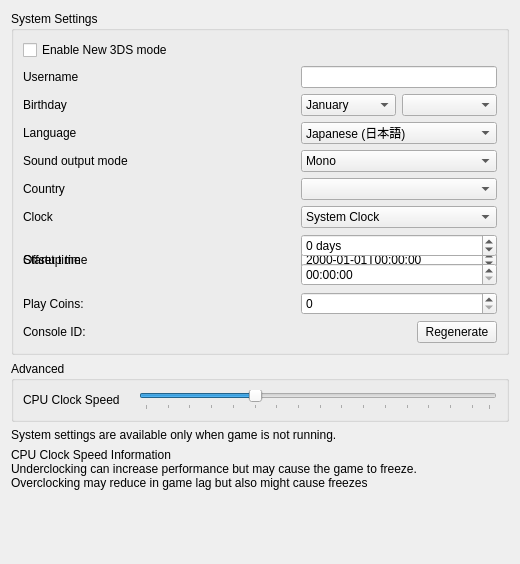
<?xml version="1.0" encoding="UTF-8"?>
<ui version="4.0">
 <class>ConfigureSystem</class>
 <widget class="QWidget" name="ConfigureSystem">
  <property name="geometry">
   <rect>
    <x>0</x>
    <y>0</y>
    <width>520</width>
    <height>564</height>
   </rect>
  </property>
  <property name="windowTitle">
   <string>Form</string>
  </property>
  <layout class="QHBoxLayout" name="horizontalLayout">
   <item>
    <layout class="QVBoxLayout" name="verticalLayout">
     <item>
      <widget class="QGroupBox" name="group_system_settings">
       <property name="title">
        <string>System Settings</string>
       </property>
       <layout class="QGridLayout" name="gridLayout">
        <item row="4" column="1">
         <widget class="QComboBox" name="combo_language">
          <property name="toolTip">
           <string>Note: this can be overridden when region setting is auto-select</string>
          </property>
          <item>
           <property name="text">
            <string>Japanese (日本語)</string>
           </property>
          </item>
          <item>
           <property name="text">
            <string>English</string>
           </property>
          </item>
          <item>
           <property name="text">
            <string>French (français)</string>
           </property>
          </item>
          <item>
           <property name="text">
            <string>German (Deutsch)</string>
           </property>
          </item>
          <item>
           <property name="text">
            <string>Italian (italiano)</string>
           </property>
          </item>
          <item>
           <property name="text">
            <string>Spanish (español)</string>
           </property>
          </item>
          <item>
           <property name="text">
            <string>Simplified Chinese (简体中文)</string>
           </property>
          </item>
          <item>
           <property name="text">
            <string>Korean (한국어)</string>
           </property>
          </item>
          <item>
           <property name="text">
            <string>Dutch (Nederlands)</string>
           </property>
          </item>
          <item>
           <property name="text">
            <string>Portuguese (português)</string>
           </property>
          </item>
          <item>
           <property name="text">
            <string>Russian (Русский)</string>
           </property>
          </item>
          <item>
           <property name="text">
            <string>Traditional Chinese (正體中文)</string>
           </property>
          </item>
         </widget>
        </item>
        <item row="2" column="1">
         <widget class="QLineEdit" name="edit_username">
          <property name="sizePolicy">
           <sizepolicy hsizetype="Preferred" vsizetype="Fixed">
            <horstretch>0</horstretch>
            <verstretch>0</verstretch>
           </sizepolicy>
          </property>
          <property name="maxLength">
           <number>10</number>
          </property>
         </widget>
        </item>
        <item row="2" column="0">
         <widget class="QLabel" name="label_username">
          <property name="text">
           <string>Username</string>
          </property>
         </widget>
        </item>
        <item row="5" column="1">
         <widget class="QComboBox" name="combo_sound">
          <item>
           <property name="text">
            <string>Mono</string>
           </property>
          </item>
          <item>
           <property name="text">
            <string>Stereo</string>
           </property>
          </item>
          <item>
           <property name="text">
            <string>Surround</string>
           </property>
          </item>
         </widget>
        </item>
        <item row="3" column="1">
         <layout class="QHBoxLayout" name="horizontalLayout_birthday2">
          <item>
           <widget class="QComboBox" name="combo_birthmonth">
            <item>
             <property name="text">
              <string>January</string>
             </property>
            </item>
            <item>
             <property name="text">
              <string>February</string>
             </property>
            </item>
            <item>
             <property name="text">
              <string>March</string>
             </property>
            </item>
            <item>
             <property name="text">
              <string>April</string>
             </property>
            </item>
            <item>
             <property name="text">
              <string>May</string>
             </property>
            </item>
            <item>
             <property name="text">
              <string>June</string>
             </property>
            </item>
            <item>
             <property name="text">
              <string>July</string>
             </property>
            </item>
            <item>
             <property name="text">
              <string>August</string>
             </property>
            </item>
            <item>
             <property name="text">
              <string>September</string>
             </property>
            </item>
            <item>
             <property name="text">
              <string>October</string>
             </property>
            </item>
            <item>
             <property name="text">
              <string>November</string>
             </property>
            </item>
            <item>
             <property name="text">
              <string>December</string>
             </property>
            </item>
           </widget>
          </item>
          <item>
           <widget class="QComboBox" name="combo_birthday"/>
          </item>
         </layout>
        </item>
        <item row="4" column="0">
         <widget class="QLabel" name="label_language">
          <property name="text">
           <string>Language</string>
          </property>
         </widget>
        </item>
        <item row="3" column="0">
         <widget class="QLabel" name="label_birthday">
          <property name="text">
           <string>Birthday</string>
          </property>
         </widget>
        </item>
        <item row="5" column="0">
         <widget class="QLabel" name="label_sound">
          <property name="text">
           <string>Sound output mode</string>
          </property>
         </widget>
        </item>
        <item row="6" column="1">
         <widget class="QComboBox" name="combo_country"/>
        </item>
        <item row="6" column="0">
         <widget class="QLabel" name="label_country">
          <property name="text">
           <string>Country</string>
          </property>
         </widget>
        </item>
        <item row="7" column="1">
         <widget class="QComboBox" name="combo_init_clock">
          <item>
           <property name="text">
            <string>System Clock</string>
           </property>
          </item>
          <item>
           <property name="text">
            <string>Fixed Time</string>
           </property>
          </item>
         </widget>
        </item>
        <item row="7" column="0">
         <widget class="QLabel" name="label_init_clock">
          <property name="text">
           <string>Clock</string>
          </property>
         </widget>
        </item>
        <item row="8" column="0">
         <widget class="QLabel" name="label_init_time">
          <property name="text">
           <string>Startup time</string>
          </property>
         </widget>
        </item>
        <item row="8" column="1">
         <widget class="QDateTimeEdit" name="edit_init_time">
          <property name="displayFormat">
           <string>yyyy-MM-ddTHH:mm:ss</string>
          </property>
         </widget>
        </item>
        <item row="8" column="0">
         <widget class="QLabel" name="label_init_time_offset">
          <property name="text">
           <string>Offset time</string>
          </property>
         </widget>
        </item>
        <item row="8" column="1">
         <layout class="QGridLayout" name="edit_init_time_offset_grid">
          <item column="0">
           <widget class="QSpinBox" name="edit_init_time_offset_days">
            <property name="suffix">
             <string> days</string>
            </property>
            <property name="minimum">
             <number>-2147483648</number>
            </property>
            <property name="maximum">
             <number>2147483647</number>
            </property>
           </widget>
          </item>
          <item column="1">
           <widget class="QTimeEdit" name="edit_init_time_offset_time">
            <property name="displayFormat">
             <string>HH:mm:ss</string>
            </property>
           </widget>
          </item>
         </layout>
        </item>
        <item row="9" column="1">
         <widget class="QSpinBox" name="spinBox_play_coins">
          <property name="maximum">
           <number>300</number>
          </property>
         </widget>
        </item>
        <item row="9" column="0">
         <widget class="QLabel" name="label_play_coins">
          <property name="text">
           <string>Play Coins:</string>
          </property>
         </widget>
        </item>
        <item row="12" column="1">
         <widget class="QPushButton" name="button_regenerate_console_id">
          <property name="sizePolicy">
           <sizepolicy hsizetype="Fixed" vsizetype="Fixed">
            <horstretch>0</horstretch>
            <verstretch>0</verstretch>
           </sizepolicy>
          </property>
          <property name="layoutDirection">
           <enum>Qt::RightToLeft</enum>
          </property>
          <property name="text">
           <string>Regenerate</string>
          </property>
         </widget>
        </item>
        <item row="12" column="0">
         <widget class="QLabel" name="label_console_id">
          <property name="text">
           <string>Console ID:</string>
          </property>
         </widget>
        </item>
        <item row="1" column="0">
         <widget class="QCheckBox" name="toggle_new_3ds">
          <property name="text">
           <string>Enable New 3DS mode</string>
          </property>
         </widget>
        </item>
       </layout>
      </widget>
     </item>
     <item>
      <widget class="QGroupBox" name="groupBox">
       <property name="title">
        <string>Advanced</string>
       </property>
       <layout class="QGridLayout" name="gridLayout_2">
        <item row="0" column="0">
         <widget class="QLabel" name="label_3">
          <property name="text">
           <string>CPU Clock Speed</string>
          </property>
         </widget>
        </item>
        <item row="0" column="2">
         <widget class="QSlider" name="slider_clock_speed">
          <property name="toolTip">
           <string>&lt;html&gt;&lt;body&gt;Changes the emulated CPU clock frequency.&lt;br&gt;Underclocking can increase performance but may cause the game to freeze.&lt;br&gt;Overclocking may reduce in game lag but also might cause freezes&lt;/body&gt;&lt;/html&gt;</string>
          </property>
          <property name="minimum">
           <number>0</number>
          </property>
          <property name="maximum">
           <number>79</number>
          </property>
          <property name="singleStep">
           <number>5</number>
          </property>
          <property name="pageStep">
           <number>15</number>
          </property>
          <property name="value">
           <number>25</number>
          </property>
          <property name="orientation">
           <enum>Qt::Horizontal</enum>
          </property>
          <property name="tickPosition">
           <enum>QSlider::TicksBelow</enum>
          </property>
         </widget>
        </item>
        <item row="0" column="1">
         <widget class="QLabel" name="clock_display_label">
          <property name="text">
           <string/>
          </property>
          <property name="alignment">
           <set>Qt::AlignRight|Qt::AlignTrailing|Qt::AlignVCenter</set>
          </property>
         </widget>
        </item>
       </layout>
      </widget>
     </item>
     <item>
      <layout class="QHBoxLayout" name="horizontalLayout_2"/>
     </item>
     <item>
      <widget class="QLabel" name="label_disable_info">
       <property name="text">
        <string>System settings are available only when game is not running.</string>
       </property>
       <property name="wordWrap">
        <bool>true</bool>
       </property>
      </widget>
     </item>
     <item>
      <widget class="QLabel" name="label_cpu_clock_info">
       <property name="text">
        <string>&lt;html&gt;&lt;head/&gt;&lt;body&gt;&lt;p&gt;CPU Clock Speed Information&lt;br/&gt;Underclocking can increase performance but may cause the game to freeze.&lt;br/&gt;Overclocking may reduce in game lag but also might cause freezes&lt;/p&gt;&lt;/body&gt;&lt;/html&gt;</string>
       </property>
       <property name="textFormat">
        <enum>Qt::RichText</enum>
       </property>
      </widget>
     </item>
     <item>
      <spacer name="verticalSpacer">
       <property name="orientation">
        <enum>Qt::Vertical</enum>
       </property>
       <property name="sizeHint" stdset="0">
        <size>
         <width>20</width>
         <height>40</height>
        </size>
       </property>
      </spacer>
     </item>
    </layout>
   </item>
  </layout>
 </widget>
 <tabstops>
  <tabstop>toggle_new_3ds</tabstop>
  <tabstop>edit_username</tabstop>
  <tabstop>combo_birthmonth</tabstop>
  <tabstop>combo_birthday</tabstop>
  <tabstop>combo_language</tabstop>
  <tabstop>combo_sound</tabstop>
  <tabstop>combo_country</tabstop>
  <tabstop>combo_init_clock</tabstop>
  <tabstop>edit_init_time</tabstop>
  <tabstop>spinBox_play_coins</tabstop>
  <tabstop>button_regenerate_console_id</tabstop>
  <tabstop>slider_clock_speed</tabstop>
 </tabstops>
 <resources/>
 <connections/>
</ui>
